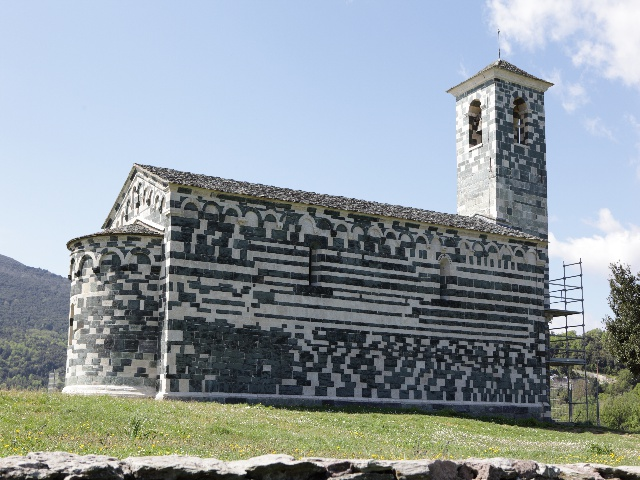
#> input picture feature/DPP_0010.JPG, 640 x 480 px, found by its file name
$ jupyter execute '20223063_김지수.ipynb'   (shell and % lines are left out)
#> lines starting #> are read from the running program, lines starting #| are printed output that depends on the picture; after the words box and inside, x2 and y2 are one past the last pixel; in counts of white or black regions, pixels touching at a corner belong together
# Feature Detection

- 학번 : 20223063
- 이름 : 김지수

---

OpenCV를 사용하여 다음과 같은 다양한 feature detection 알고리즘을 사용해본다.

- Harris corner detection
- FAST
- ORB (Oriented FAST and Rotated BRIEF)
- SIFT (Scale-Invariant Feature Transform)
- SURF (Speeded-Up Robust Features)

**참고**

- [OpenCV tutorial - Feature Detection and Description](https://docs.opencv.org/master/db/d27/tutorial_py_table_of_contents_feature2d.html)
- [OpenCV document](https://docs.opencv.org/2.4/modules/imgproc/doc/feature_detection.html)
- [이미지 특징 추출 (데이터 사이언스 스쿨)](https://datascienceschool.net/03%20machine%20learning/03.02.05%20%EC%9D%B4%EB%AF%B8%EC%A7%80%20%ED%8A%B9%EC%A7%95%20%EC%B6%94%EC%B6%9C.html)

---

**[중요] 과제 제출 방법**
- 과제 제출 기한은 가상대학 공지사항을 참고하세요.
- 과제는 Colab에서 작성한 것을 다운받아 (파일 > 다운로드 > .ipynb 다운로드) 가상 대학에 업로드합니다. (이외의 제출 방법은 인정하지 않음)
- 제출 시 파일 제목은 '학번_이름' 으로 저장합니다.

# OpenCV 버전 변경

SIFT, SURF Feature 사용을 위해 현재 Colab 서버에 설치되어 있는 OpenCV 버전을 변경한다.

[cell 1]
# 관련 패키지 임포트
import sys
import numpy as np
import cv2 as cv
import matplotlib.pyplot as plt

print('python', sys.version)
print('numpy', np.__version__)
print('opencv', cv.__version__)

## Google Drive와 연동하기

구글 드라이브와 colab을 연동하여 드라이브에 있는 파일들을 가져올 수 있게 한다.

- 아래 코드를 실행
- 출력된 링크를 클릭해 구글 계정 로그인
- 로그인 후 나오는 코드를 복사하여 붙여넣기

[참고: 코랩 사용법 (데이터 사이언스 스쿨)](https://datascienceschool.net/view-notebook/f9d9fddb7cc7494a9e4be99f0e137be0/)

[cell 2]
# mount
from google.colab import drive
drive.mount('/content/drive')

좌측의 파일 아이콘을 선택하거나 아래 명령어를 통해 파일을 확인할 수 있다.

[cell 3]
ROOT = '/content/drive/My Drive/Colab Notebooks/feature/'

### opencv를 사용해 이미지 불러오기

- `cv.imread()`를 이용해 이미지를 불러오면 RGB가 아닌 BGR 이미지임을 유의해야 한다.

[cell 4]
img = cv.imread( ROOT + 'DPP_0010.JPG')
#> img is the input picture: shape (480, 640, 3); mean B, G, R 159.8, 154.4, 144.6
plt.figure(figsize=(8,8))
plt.imshow(img[:,:,::-1])
plt.show()

## Harris Corner Detection

해리스 코너 추출 함수 `cornerHarris`는 이미지 위에 커널을 이동시키면서 그레디언트의 변화량을 구하고 이 값을 적절한 기준값으로 구별하여 코너점을 찾는다.

**과제**
- 해리스 코너를 찾고, 이를 시각화한다.
- 파라미터를 바꿔가며 실험해본다.
- 제공한 이미지 외에 다른 이미지에도 적용하여 분석해 본다.

관련 함수
`dst	=	cv.cornerHarris(	src, blockSize, ksize, k[, dst[, borderType]]	)`

[cell 5]
ROOT = '/content/drive/My Drive/Colab Notebooks/feature/'

[cell 6]
img = cv.imread( ROOT + 'DPP_0010.JPG')
gray = cv.cvtColor(img, cv.COLOR_BGR2GRAY)
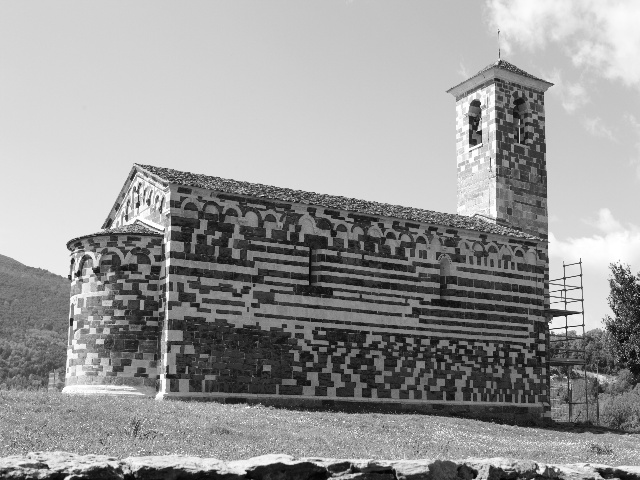
#> gray: shape (480, 640); min 1, max 255, mean 152.1

# To-do
# new_img = img[:,:,-1]
dst = cv.cornerHarris(gray,2,5,0.15)
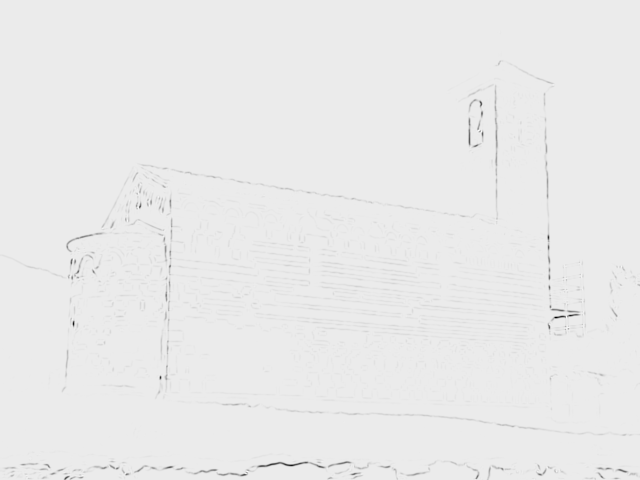
#> dst: shape (480, 640) float32; min -4.36, max 0.357, mean -0.0222; drawn with min black and max white
dst = cv.dilate(dst,None)
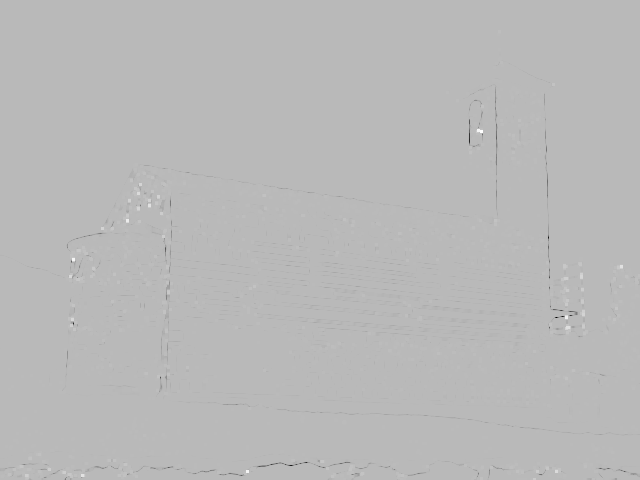
#> dst: shape (480, 640) float32; min -0.957, max 0.357, mean -0.00118; drawn with min black and max white
img[dst>0.01*dst.max()]=[0,0,255]
#> img: shape (480, 640, 3); 3.67% of pixels changed, all inside (x1, y1, x2, y2) = (0, 30, 640, 480)

plt.imshow(img)
# plt.imshow(img[:,:,::-1])
plt.show()

### Fast Corner Detection

연산이 빠른 corner detection 알고리즘이다

**과제**
- FAST feature를 찾고, 이를 시각화한다.
- 파라미터를 바꿔가며 실험해본다.
- 제공한 이미지 외에 다른 이미지에도 적용하여 분석해 본다.

관련 함수

`	retval	=	cv.FastFeatureDetector_create(	[, threshold[, nonmaxSuppression[, type]]]	)`

[cell 7]
img = cv.imread( ROOT + 'DPP_0013.JPG')
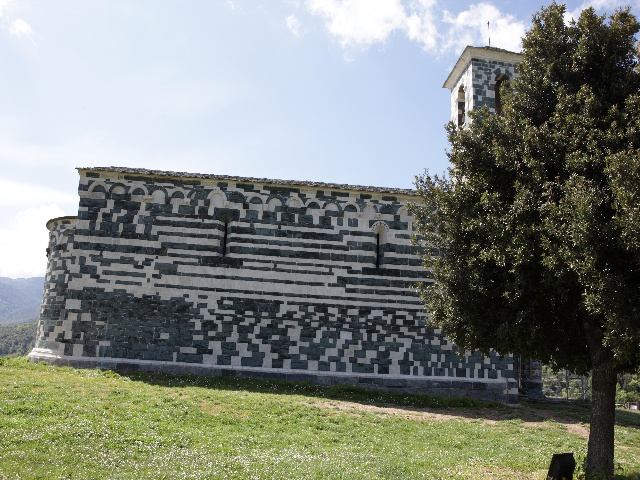
#> input picture feature/DPP_0013.JPG, 640 x 480 px, found by its file name
#> img is the input picture: shape (480, 640, 3); mean B, G, R 124.5, 131.5, 126.4
gray = cv.cvtColor(img, cv.COLOR_BGR2GRAY)
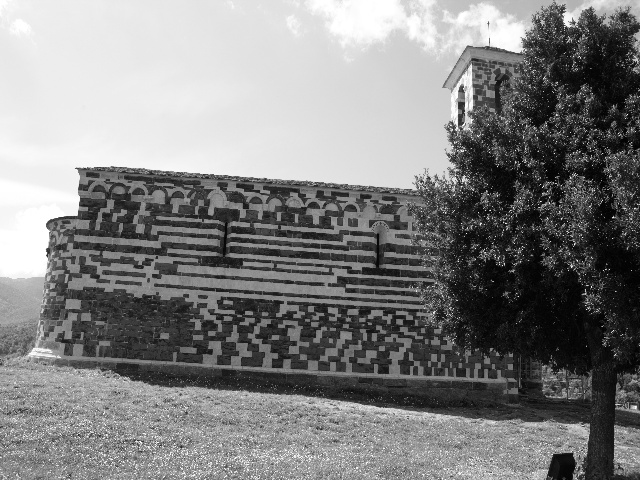
#> gray: shape (480, 640); min 0, max 255, mean 129.2

# To-do
# retval = cv.FastFeatureDetector_create(threshold=20,nonmaxSuppression=False)
retval = cv.FastFeatureDetector_create()
keypoint = retval.detect(gray,None)
#> keypoint = 14136 keypoints; strongest (x, y, size): (574, 244, 7), (554, 153, 7), (502, 265, 7), (497, 166, 7)
cv.drawKeypoints(img,keypoint,img,color=(0,0,255))
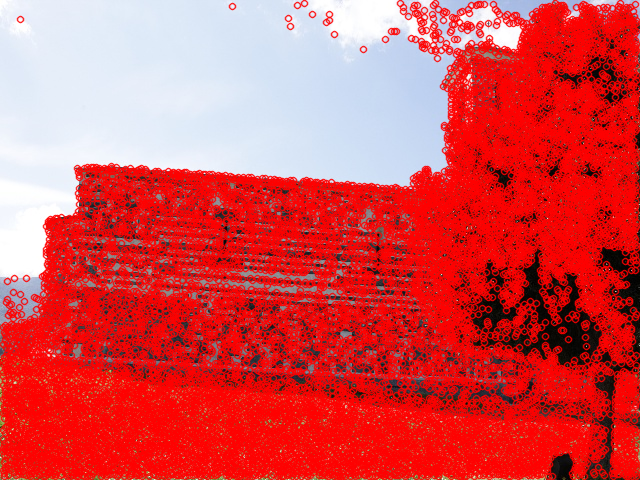
#> img: shape (480, 640, 3); mean B, G, R 80.8, 77.6, 214.8

plt.imshow(img)
plt.show()

### ORB(Oriented FAST and Rotated BRIEF) detector

FAST 와 BRIEF를 기반으로 만들어진 알고리즘이다. 논문에서는 SURF와 SIFT보다 매우 빠르고, SURF 보다 정확한, 낮은 컴퓨팅 파워 환경에서 돌리기에 좋은 알고리즘이라 소개 한다.

**과제**
-  ORB feature를 찾고, 이를 시각화한다.
- 파라미터를 바꿔가며 실험해본다.
- 제공한 이미지 외에 다른 이미지에도 적용하여 분석해 본다.

관련 함수

`	retval	=	cv.ORB_create(	[, nfeatures[, scaleFactor[, nlevels[, edgeThreshold[, firstLevel[, WTA_K[, scoreType[, patchSize[, fastThreshold]]]]]]]]]	)`

[cell 8]
img = cv.imread( ROOT + 'DPP_0011.JPG')
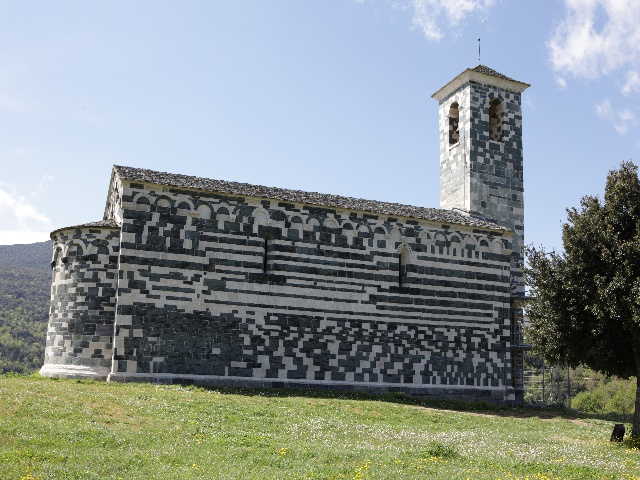
#> input picture feature/DPP_0011.JPG, 640 x 480 px, found by its file name
#> img is the input picture: shape (480, 640, 3); mean B, G, R 145.6, 145.9, 136.9
gray = cv.cvtColor(img, cv.COLOR_BGR2GRAY)
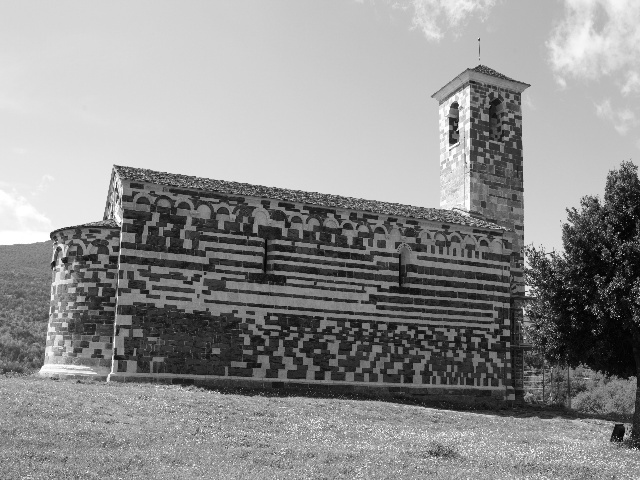
#> gray: shape (480, 640); min 0, max 255, mean 143.2

# To-do
retval = cv.ORB_create()
keypoint, desc = retval.detectAndCompute(gray,None)
#> keypoint = 500 keypoints; strongest (x, y, size): (451, 143, 31), (451, 141, 44.6), (450, 143, 37.2), (454, 104, 44.6)
cv.drawKeypoints(img,keypoint,img,color=(0,0,255))
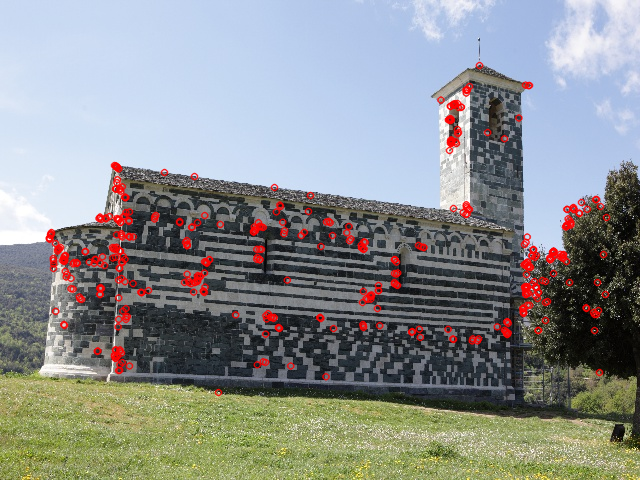
#> img: shape (480, 640, 3); 4.17% of pixels changed, all inside (x1, y1, x2, y2) = (45, 61, 611, 397)

plt.imshow(img)
plt.show()

### SIFT feature detection

SIFT(Scale-Invariant Feature Transform)은 특징점의 크기와 각도까지 같이 계산하여 이미지의 크기가 변하거나 회전해도 동일한 특징점을 찾을 수 있도록 하는 방법이다. 또한 특징점 근처의 이미지 특성(히스토그램)도 같이 계산해서 특징점 이미지의 모양도 구별할 수 있도록 한다.

**과제**
- SIFT feature를 찾고, 이를 시각화한다.
- 파라미터를 바꿔가며 실험해본다.
- 제공한 이미지 외에 다른 이미지에도 적용하여 분석해 본다.

관련 함수

`retval	=	cv.SIFT_create(	[, nfeatures[, nOctaveLayers[, contrastThreshold[, edgeThreshold[, sigma]]]]]	)
`

[cell 9]
# 아래 패키지를 임포트한다

[cell 10]
img = cv.imread( ROOT + 'DPP_0010.JPG')
gray = cv.cvtColor(img, cv.COLOR_BGR2GRAY)

# To-do
retval = cv.SIFT_create()
keypoint, desc = retval.detectAndCompute(gray,None)
#> keypoint = 3188 keypoints; strongest (x, y, size): (72, 261, 3.1), (138, 205, 3.1), (566, 327, 2.2), (80, 475, 2)
cv.drawKeypoints(img,keypoint,img,color=(0,0,255))
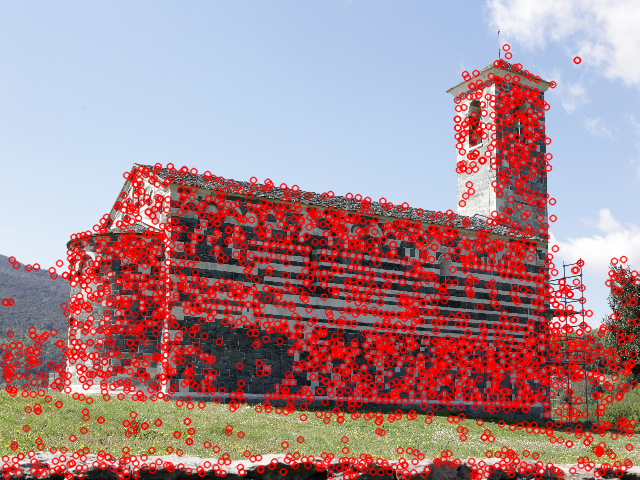
#> img: shape (480, 640, 3); mean B, G, R 141.8, 136.1, 170.3

plt.imshow(img)
plt.show()
